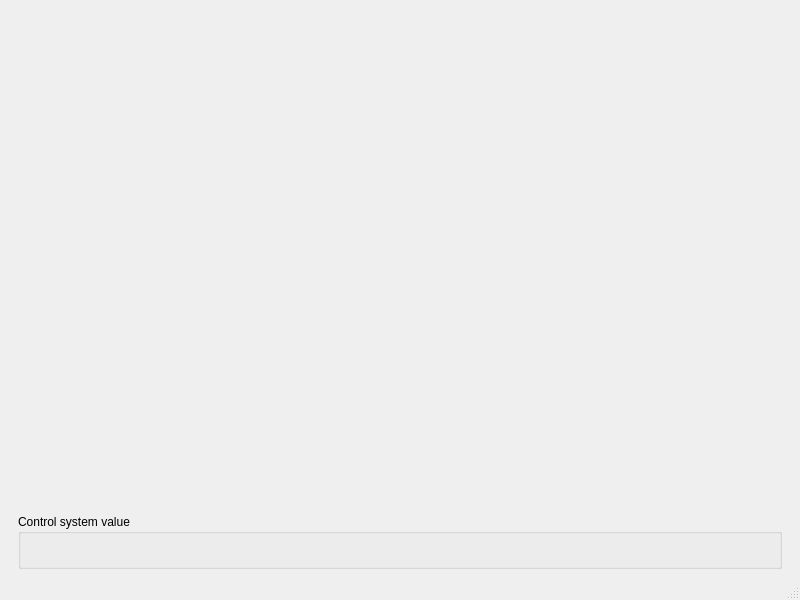
<?xml version="1.0" encoding="UTF-8"?>
<ui version="4.0">
 <class>MainWindow</class>
 <widget class="QMainWindow" name="MainWindow">
  <property name="geometry">
   <rect>
    <x>0</x>
    <y>0</y>
    <width>800</width>
    <height>600</height>
   </rect>
  </property>
  <property name="windowTitle">
   <string>PropertyEdit Qt Designer example</string>
  </property>
  <widget class="QWidget" name="centralwidget">
   <layout class="QVBoxLayout" name="verticalLayout_2">
    <item>
     <layout class="QHBoxLayout" name="horizontalLayout_2">
      <property name="leftMargin">
       <number>9</number>
      </property>
      <property name="topMargin">
       <number>9</number>
      </property>
      <property name="rightMargin">
       <number>9</number>
      </property>
      <item>
       <widget class="PropertyEdit" name="set_propedit">
        <property name="toolTip">
         <string/>
        </property>
        <property name="buttons" stdset="0">
         <set>PropertyEdit::SetButton</set>
        </property>
        <property name="title" stdset="0">
         <string>Editable</string>
        </property>
        <property name="decoration" stdset="0">
         <enum>PropertyEdit::GroupBox</enum>
        </property>
        <property name="sendOnlyUpdatedValues" stdset="0">
         <bool>false</bool>
        </property>
        <property name="fields" stdset="0">
         <string>[{&quot;field&quot;: &quot;amplitude&quot;, &quot;type&quot;: 2, &quot;rw&quot;: true, &quot;label&quot;: &quot;Amplitude (mA)&quot;}, {&quot;field&quot;: &quot;frequency&quot;, &quot;type&quot;: 1, &quot;rw&quot;: true, &quot;label&quot;: &quot;Frequency (Hz)&quot;}, {&quot;field&quot;: &quot;enabled&quot;, &quot;type&quot;: 3, &quot;rw&quot;: true, &quot;label&quot;: &quot;Enabled&quot;}, {&quot;field&quot;: &quot;particles&quot;, &quot;type&quot;: 5, &quot;rw&quot;: true, &quot;label&quot;: &quot;Particle Type&quot;, &quot;ud&quot;: {&quot;options&quot;: [[&quot;Protons&quot;, 1], [&quot;Ions&quot;, 2], [&quot;Electrons&quot;, 4]]}}]</string>
        </property>
       </widget>
      </item>
      <item>
       <layout class="QVBoxLayout" name="verticalLayout">
        <item>
         <widget class="PropertyEdit" name="get_propedit">
          <property name="toolTip">
           <string/>
          </property>
          <property name="buttons" stdset="0">
           <set>PropertyEdit::GetButton</set>
          </property>
          <property name="decoration" stdset="0">
           <enum>PropertyEdit::Frame</enum>
          </property>
          <property name="fields" stdset="0">
           <string>[{&quot;field&quot;: &quot;amplitude&quot;, &quot;type&quot;: 2, &quot;rw&quot;: false, &quot;label&quot;: &quot;Amplitude (mA)&quot;}, {&quot;field&quot;: &quot;frequency&quot;, &quot;type&quot;: 1, &quot;rw&quot;: false, &quot;label&quot;: &quot;Frequency (Hz)&quot;}, {&quot;field&quot;: &quot;enabled&quot;, &quot;type&quot;: 3, &quot;rw&quot;: false, &quot;label&quot;: &quot;Enabled&quot;}, {&quot;field&quot;: &quot;particles&quot;, &quot;type&quot;: 5, &quot;rw&quot;: false, &quot;label&quot;: &quot;Particle Type&quot;, &quot;ud&quot;: {&quot;options&quot;: [[&quot;Protons&quot;, 1], [&quot;Ions&quot;, 2], [&quot;Electrons&quot;, 4]]}}]</string>
          </property>
         </widget>
        </item>
        <item>
         <spacer name="verticalSpacer">
          <property name="orientation">
           <enum>Qt::Vertical</enum>
          </property>
          <property name="sizeHint" stdset="0">
           <size>
            <width>20</width>
            <height>40</height>
           </size>
          </property>
         </spacer>
        </item>
       </layout>
      </item>
     </layout>
    </item>
    <item>
     <spacer name="verticalSpacer_2">
      <property name="orientation">
       <enum>Qt::Vertical</enum>
      </property>
      <property name="sizeHint" stdset="0">
       <size>
        <width>20</width>
        <height>40</height>
       </size>
      </property>
     </spacer>
    </item>
    <item>
     <layout class="QHBoxLayout" name="horizontalLayout_3">
      <property name="leftMargin">
       <number>9</number>
      </property>
      <property name="rightMargin">
       <number>9</number>
      </property>
      <item>
       <widget class="QGroupBox" name="groupBox">
        <property name="title">
         <string>Control system value</string>
        </property>
        <layout class="QHBoxLayout" name="horizontalLayout">
         <item>
          <widget class="QLabel" name="cs_label">
           <property name="text">
            <string/>
           </property>
          </widget>
         </item>
        </layout>
       </widget>
      </item>
     </layout>
    </item>
   </layout>
  </widget>
  <widget class="QMenuBar" name="menubar">
   <property name="geometry">
    <rect>
     <x>0</x>
     <y>0</y>
     <width>800</width>
     <height>22</height>
    </rect>
   </property>
  </widget>
  <widget class="QStatusBar" name="statusbar"/>
 </widget>
 <customwidgets>
  <customwidget>
   <class>PropertyEdit</class>
   <extends>QWidget</extends>
   <header>accwidgets.property_edit</header>
  </customwidget>
 </customwidgets>
 <resources/>
 <connections/>
</ui>
